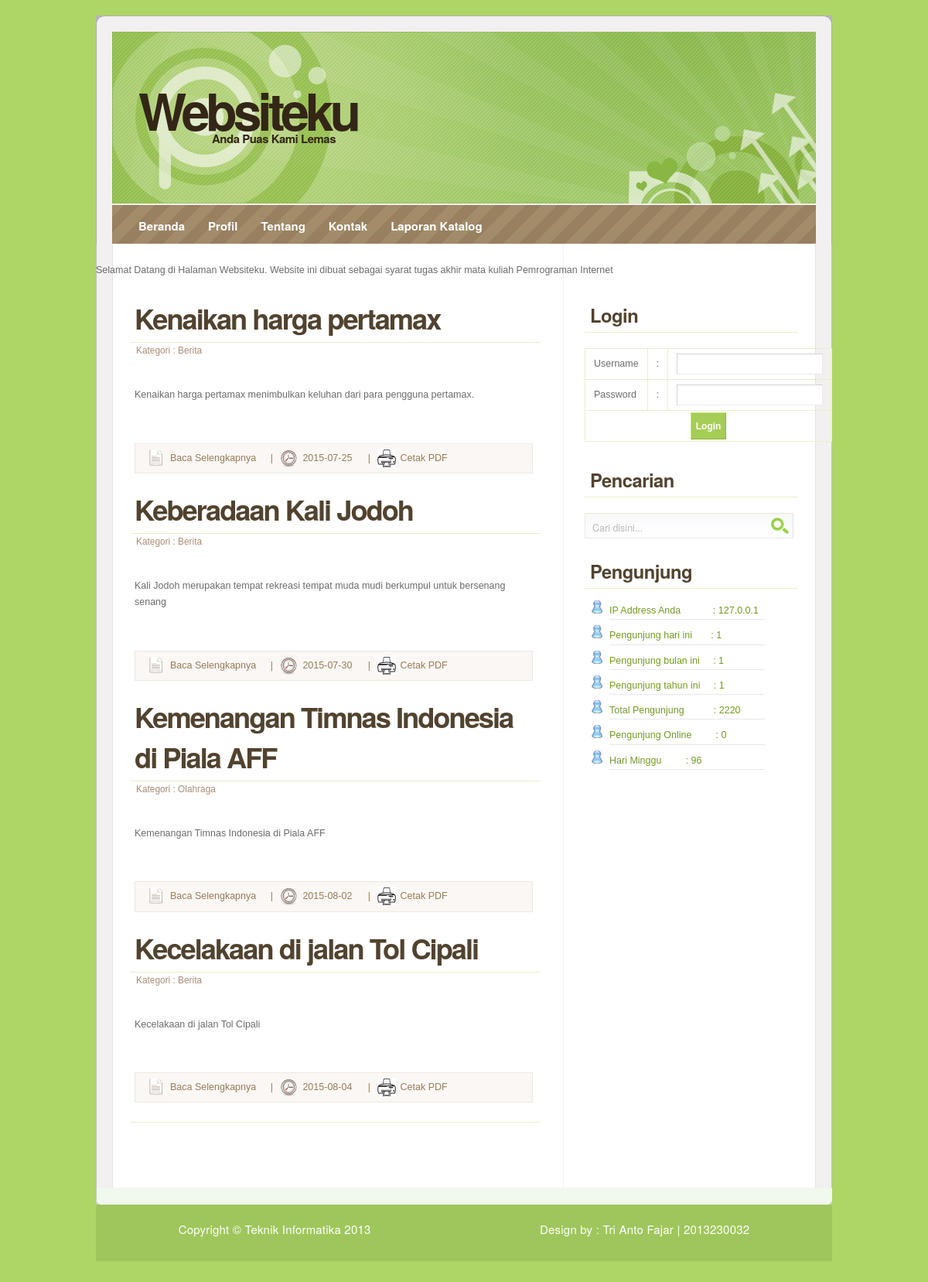
Screenshot of /index.php?page=home with the database file from the repository.
### tables this page shows
CREATE TABLE IF NOT EXISTS `konten` (
  `id_konten` int(50) NOT NULL AUTO_INCREMENT,
  `tanggal` date NOT NULL,
  `judul` varchar(100) NOT NULL,
  `penulis` varchar(100) NOT NULL,
  `kategori` varchar(100) NOT NULL,
  `isi` text NOT NULL,
  PRIMARY KEY (`id_konten`)
);

### konten.php (the view, shortened to what this page needs)
<?php
include 'config/koneksi.php';
  $tampil="SELECT * FROM konten ORDER BY id_konten";
  $hasil=mysqli_query($konek,$tampil)or die(mysqli_error($konek));
  while ($data=mysqli_fetch_array($hasil)) { ?>
  <h2><?php echo $data['judul']; ?></h2>
  <p class="post-info">Kategori : <?php echo $data['kategori']; ?>
  <p><?php echo $data['isi']; ?> </p>
    <p class="post-footer">
    <?php echo'<a href=index.php?page=readmore&&id='.$data['id_konten'].' class="readmore">';?>Baca Selengkapnya</a> |
    <span class="date"><?php echo $data['tanggal']; ?></span> |
    <?php echo'<a href=report.php?id='.$data['id_konten'].' class="print">';?> Cetak PDF </a></p>
    <?php } ?>

### css/style.css (style rules this page uses)
* { margin: 0; padding: 0; outline: 0 }
body { background: #add666 url() repeat-y ; font: 12.5px/170% 'Lucida Grande', 'Lucida Sans Unicode', Geneva, Verdana, sans-serif; color: #6B6B6B; text-align: center; }
a, a:visited { color: #79A325; background: inherit; text-decoration: none; }
h1, h2, h3 { font-family: 'Trebuchet MS', 'Helvetica Neue', Arial, Sans-serif; font-weight: Bold; padding: 10px; color: #444; }
h2 { font-size: 2.5em; color: #88AC0B; }
p { padding: 12px 10px; }
#main h2 { font: bold 2.9em 'Trebuchet MS', 'Helvetica Neue', Arial, Sans-serif; color: #51432F; padding: 10px 0 5px 5px; margin-left: 5px; letter-spacing: -2px; border-bottom: 1px solid #E4F2C8; }
.post-footer { padding: 8px 10px; margin: 15px 10px 10px 10px; color: #977C57; border: 1px solid #EEE8E1; background: #FAF7F5; }
.post-footer .date { margin: 0 10px 0 5px; padding: 7px; background: #FAF7F5 url(../images/clock.gif) no-repeat 0 2px; padding-left: 30px; }
.post-footer a.readmore { margin: 0 10px 0 5px; padding: 7px 5px; background: #FAF7F5 url(../images/doc.gif) no-repeat 0 2px; padding-left: 30px; color: #977C57; }
.post-footer a.print { margin: 0 10px 0 5px; padding: 7px 5px; background: #FAF7F5 url(../images/print.png) no-repeat 0 2px; padding-left: 30px; color: #977C57; }
.post-info { font-size: .95em; padding: 0 10px; margin-left: 2px; color: #A98D76; }

### rows the page displays
konten: judul "Kenaikan harga pertamax", kategori "Berita", isi "Kenaikan harga pertamax menimbulkan keluhan dari para pengguna pertamax.", tanggal "2015-07-25"
konten: judul "Keberadaan Kali Jodoh", kategori "Berita", isi "Kali Jodoh merupakan tempat rekreasi tempat muda mudi berkumpul untuk bersenang senang", tanggal "2015-07-30"
konten: judul "Kemenangan Timnas Indonesia di Piala AFF", kategori "Olahraga", isi "Kemenangan Timnas Indonesia di Piala AFF", tanggal "2015-08-02"
konten: judul "Kecelakaan di jalan Tol Cipali", kategori "Berita", isi "Kecelakaan di jalan Tol Cipali", tanggal "2015-08-04"

### other values shown
$ip_address "127.0.0.1"
$jlh_hari "1"
$jlh_bulan "1"
$jlh_tahun "1"
$tot "2220"
$time_online "0"
$sun "96"
